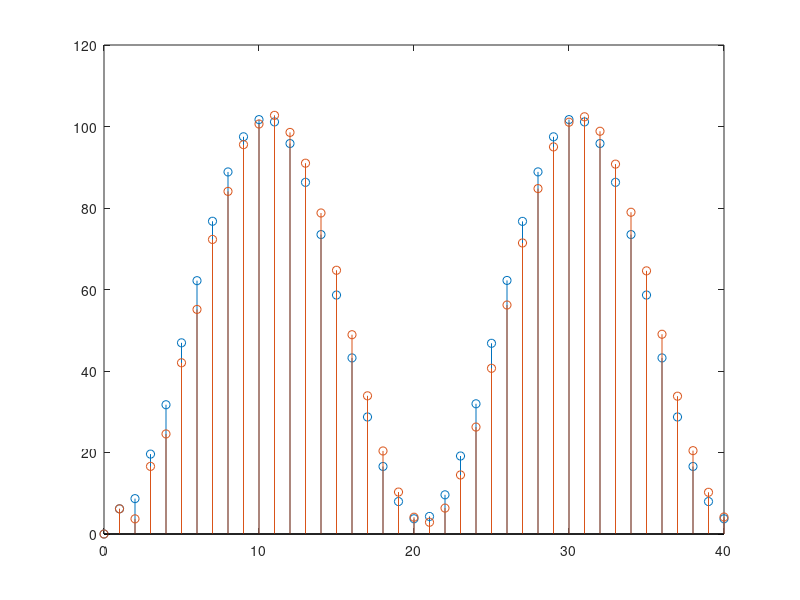

Source code (MATLAB):
k=0:40;
x=10*sin(0.1*pi*k);
y=filter([2,-3,4],[1,-0.2,-0.8],x);
y2=zeros(1,length(k));
for i=0:length(k)-1
    y2=y2+(-5*(i==0)+1.67+5.33*(-0.5)^(i))*10*sin(0.1*pi*(k-i)).*(k-i>0);
end
stem(k,y2);
hold on;
h=(-5*(k==0)+1.67+5.33*(-0.5).^(k));
stem(k,y);
hold off;